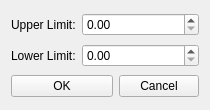
<?xml version="1.0" encoding="UTF-8"?>
<ui version="4.0">
 <class>QmitkLevelWindowRangeChange</class>
 <widget class="QDialog" name="QmitkLevelWindowRangeChange">
  <property name="geometry">
   <rect>
    <x>0</x>
    <y>0</y>
    <width>210</width>
    <height>110</height>
   </rect>
  </property>
  <property name="sizePolicy">
   <sizepolicy hsizetype="Fixed" vsizetype="Fixed">
    <horstretch>0</horstretch>
    <verstretch>0</verstretch>
   </sizepolicy>
  </property>
  <property name="minimumSize">
   <size>
    <width>210</width>
    <height>110</height>
   </size>
  </property>
  <property name="maximumSize">
   <size>
    <width>210</width>
    <height>110</height>
   </size>
  </property>
  <property name="windowTitle">
   <string>Change Scale Range</string>
  </property>
  <layout class="QGridLayout">
   <item row="2" column="0" colspan="2">
    <widget class="QPushButton" name="okButton">
     <property name="text">
      <string>OK</string>
     </property>
     <property name="autoDefault">
      <bool>false</bool>
     </property>
    </widget>
   </item>
   <item row="1" column="0">
    <widget class="QLabel" name="lowerLimitLabel">
     <property name="text">
      <string>Lower Limit:</string>
     </property>
     <property name="wordWrap">
      <bool>false</bool>
     </property>
    </widget>
   </item>
   <item row="0" column="0">
    <widget class="QLabel" name="upperLimitLabel">
     <property name="text">
      <string>Upper Limit:</string>
     </property>
     <property name="wordWrap">
      <bool>false</bool>
     </property>
    </widget>
   </item>
   <item row="2" column="2">
    <widget class="QPushButton" name="cancelButton">
     <property name="text">
      <string>Cancel</string>
     </property>
     <property name="autoDefault">
      <bool>false</bool>
     </property>
    </widget>
   </item>
   <item row="0" column="1" colspan="2">
    <widget class="QDoubleSpinBox" name="rangeMaxDoubleSpinBox"/>
   </item>
   <item row="1" column="1" colspan="2">
    <widget class="QDoubleSpinBox" name="rangeMinDoubleSpinBox"/>
   </item>
  </layout>
 </widget>
 <layoutdefault spacing="6" margin="11"/>
 <tabstops>
  <tabstop>rangeMaxDoubleSpinBox</tabstop>
  <tabstop>rangeMinDoubleSpinBox</tabstop>
  <tabstop>okButton</tabstop>
  <tabstop>cancelButton</tabstop>
 </tabstops>
 <resources/>
 <connections>
  <connection>
   <sender>cancelButton</sender>
   <signal>clicked()</signal>
   <receiver>QmitkLevelWindowRangeChange</receiver>
   <slot>reject()</slot>
   <hints>
    <hint type="sourcelabel">
     <x>146</x>
     <y>91</y>
    </hint>
    <hint type="destinationlabel">
     <x>20</x>
     <y>20</y>
    </hint>
   </hints>
  </connection>
 </connections>
</ui>
